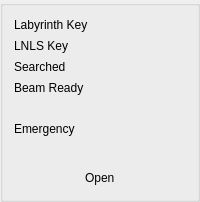
         <widget class="QGroupBox" name="groupBox_5">
          <property name="maximumSize">
           <size>
            <width>16777215</width>
            <height>205</height>
           </size>
          </property>
          <layout class="QVBoxLayout" name="verticalLayout_7">
           <item>
            <layout class="QHBoxLayout" name="horizontalLayout_8">
             <item>
              <widget class="QLabel" name="label_38">
               <property name="font">
                <font>
                 <pointsize>9</pointsize>
                </font>
               </property>
               <property name="text">
                <string>Labyrinth Key</string>
               </property>
              </widget>
             </item>
             <item>
              <widget class="QLabel" name="label_56">
               <property name="minimumSize">
                <size>
                 <width>15</width>
                 <height>15</height>
                </size>
               </property>
               <property name="maximumSize">
                <size>
                 <width>15</width>
                 <height>15</height>
                </size>
               </property>
               <property name="text">
                <string/>
               </property>
               <property name="pixmap">
                <pixmap>images/led_green.png</pixmap>
               </property>
               <property name="scaledContents">
                <bool>true</bool>
               </property>
              </widget>
             </item>
            </layout>
           </item>
           <item>
            <layout class="QHBoxLayout" name="horizontalLayout_9">
             <item>
              <widget class="QLabel" name="label_39">
               <property name="font">
                <font>
                 <pointsize>9</pointsize>
                </font>
               </property>
               <property name="text">
                <string>LNLS Key</string>
               </property>
              </widget>
             </item>
             <item>
              <widget class="QLabel" name="label_57">
               <property name="minimumSize">
                <size>
                 <width>15</width>
                 <height>15</height>
                </size>
               </property>
               <property name="maximumSize">
                <size>
                 <width>15</width>
                 <height>15</height>
                </size>
               </property>
               <property name="text">
                <string/>
               </property>
               <property name="pixmap">
                <pixmap>images/led_green.png</pixmap>
               </property>
               <property name="scaledContents">
                <bool>true</bool>
               </property>
              </widget>
             </item>
            </layout>
           </item>
           <item>
            <layout class="QHBoxLayout" name="horizontalLayout_10">
             <item>
              <widget class="QLabel" name="label_40">
               <property name="font">
                <font>
                 <pointsize>9</pointsize>
                </font>
               </property>
               <property name="text">
                <string>Searched</string>
               </property>
              </widget>
             </item>
             <item>
              <widget class="QLabel" name="label_58">
               <property name="minimumSize">
                <size>
                 <width>15</width>
                 <height>15</height>
                </size>
               </property>
               <property name="maximumSize">
                <size>
                 <width>15</width>
                 <height>15</height>
                </size>
               </property>
               <property name="text">
                <string/>
               </property>
               <property name="pixmap">
                <pixmap>images/led_green.png</pixmap>
               </property>
               <property name="scaledContents">
                <bool>true</bool>
               </property>
              </widget>
             </item>
            </layout>
           </item>
           <item>
            <layout class="QHBoxLayout" name="horizontalLayout_11">
             <item>
              <widget class="QLabel" name="label_41">
               <property name="font">
                <font>
                 <pointsize>9</pointsize>
                </font>
               </property>
               <property name="text">
                <string>Beam Ready</string>
               </property>
              </widget>
             </item>
             <item>
              <widget class="QLabel" name="label_59">
               <property name="minimumSize">
                <size>
                 <width>15</width>
                 <height>15</height>
                </size>
               </property>
               <property name="maximumSize">
                <size>
                 <width>15</width>
                 <height>15</height>
                </size>
               </property>
               <property name="text">
                <string/>
               </property>
               <property name="pixmap">
                <pixmap>images/led_green.png</pixmap>
               </property>
               <property name="scaledContents">
                <bool>true</bool>
               </property>
              </widget>
             </item>
            </layout>
           </item>
           <item>
            <widget class="QLabel" name="label_42">
             <property name="font">
              <font>
               <pointsize>9</pointsize>
              </font>
             </property>
             <property name="text">
              <string/>
             </property>
            </widget>
           </item>
           <item>
            <layout class="QHBoxLayout" name="horizontalLayout_12">
             <item>
              <widget class="QLabel" name="label_43">
               <property name="font">
                <font>
                 <pointsize>9</pointsize>
                </font>
               </property>
               <property name="text">
                <string>Emergency</string>
               </property>
              </widget>
             </item>
             <item>
              <widget class="QLabel" name="label_60">
               <property name="minimumSize">
                <size>
                 <width>15</width>
                 <height>15</height>
                </size>
               </property>
               <property name="maximumSize">
                <size>
                 <width>15</width>
                 <height>15</height>
                </size>
               </property>
               <property name="text">
                <string/>
               </property>
               <property name="pixmap">
                <pixmap>images/led_green.png</pixmap>
               </property>
               <property name="scaledContents">
                <bool>true</bool>
               </property>
              </widget>
             </item>
            </layout>
           </item>
           <item>
            <layout class="QHBoxLayout" name="horizontalLayout_13">
             <item>
              <spacer name="horizontalSpacer_3">
               <property name="orientation">
                <enum>Qt::Horizontal</enum>
               </property>
               <property name="sizeHint" stdset="0">
                <size>
                 <width>40</width>
                 <height>20</height>
                </size>
               </property>
              </spacer>
             </item>
             <item>
              <widget class="QLabel" name="label_44">
               <property name="minimumSize">
                <size>
                 <width>30</width>
                 <height>7</height>
                </size>
               </property>
               <property name="maximumSize">
                <size>
                 <width>30</width>
                 <height>7</height>
                </size>
               </property>
               <property name="font">
                <font>
                 <pointsize>9</pointsize>
                </font>
               </property>
               <property name="text">
                <string/>
               </property>
               <property name="pixmap">
                <pixmap>images/barra_vermelha_v2.png</pixmap>
               </property>
              </widget>
             </item>
             <item>
              <spacer name="horizontalSpacer_4">
               <property name="orientation">
                <enum>Qt::Horizontal</enum>
               </property>
               <property name="sizeHint" stdset="0">
                <size>
                 <width>40</width>
                 <height>20</height>
                </size>
               </property>
              </spacer>
             </item>
            </layout>
           </item>
           <item>
            <layout class="QHBoxLayout" name="horizontalLayout_28">
             <item>
              <spacer name="horizontalSpacer_11">
               <property name="orientation">
                <enum>Qt::Horizontal</enum>
               </property>
               <property name="sizeHint" stdset="0">
                <size>
                 <width>40</width>
                 <height>20</height>
                </size>
               </property>
              </spacer>
             </item>
             <item>
              <widget class="QLabel" name="label_83">
               <property name="font">
                <font>
                 <pointsize>9</pointsize>
                </font>
               </property>
               <property name="text">
                <string>Open</string>
               </property>
              </widget>
             </item>
             <item>
              <spacer name="horizontalSpacer_12">
               <property name="orientation">
                <enum>Qt::Horizontal</enum>
               </property>
               <property name="sizeHint" stdset="0">
                <size>
                 <width>40</width>
                 <height>20</height>
                </size>
               </property>
              </spacer>
             </item>
            </layout>
           </item>
          </layout>
         </widget>
